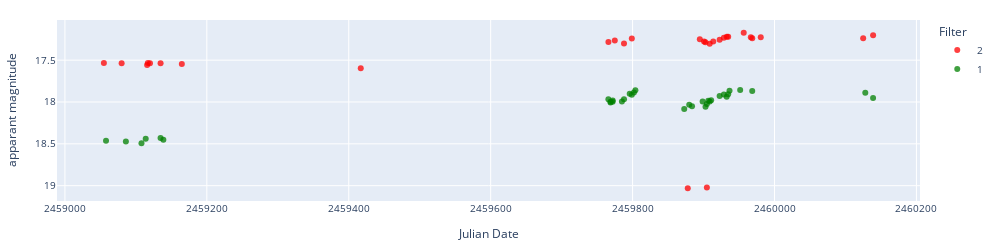
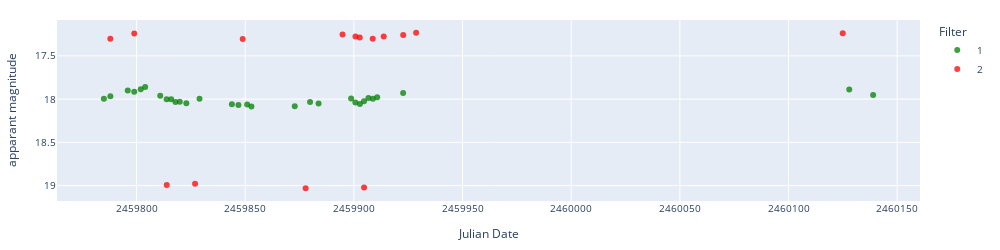
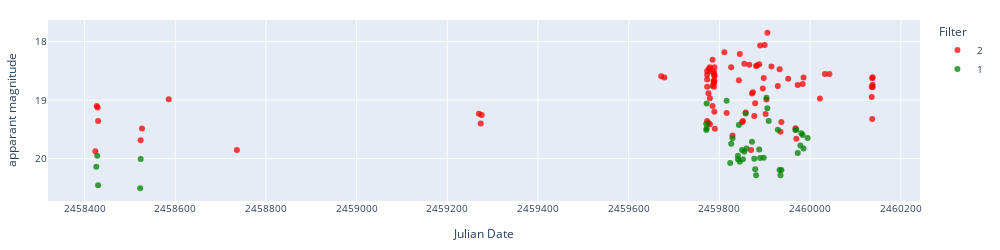
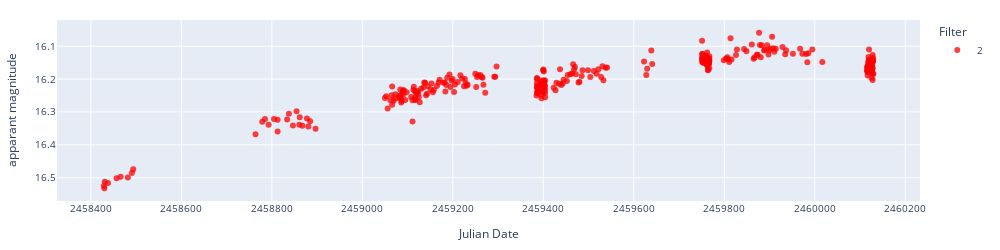

Notebook source saved alongside these figures, in order:
### Markdown cell above
### Display light curves

### Code cell
# Display light curves
final_toview = alerts_preds_aavso_Gaia.copy()
classes_in_alerts = alerts_preds_aavso_Gaia['predicted_class'].unique()
predicted_class = ['polar']
show = predicted_class
objectlist = final_toview[(final_toview['predicted_class'].isin(predicted_class))
                          & (final_toview['aavso_type'].isin(['']))
                        #   & ((final_toview['npts_g']+final_toview['npts_r'])<10)
                          ]['objectId'].to_list()
# objectlist = final_toview[(~final_toview['objectId'].isin(alerts_CVs_list)) & (final_toview['predicted_class'].isin(predicted_class))]['objectId'].to_list()
# objectlist = final_toview[(~final_toview['objectId'].isin(alerts_CVs_list)) & (final_toview['classification'].isin(['SN']))]['objectId'].to_list()
print(len(objectlist))
i = 0
for object in objectlist[0:50]:
    ra = final_toview[final_toview['objectId']==object]['ra'].values[0]
    dec = final_toview[final_toview['objectId']==object]['dec'].values[0]
    c = SkyCoord(ra=ra*u.degree, dec=dec*u.degree, frame='icrs')
    pos = c.to_string('hmsdms', sep=':')
    prediction = final_toview[final_toview["objectId"]==object]["predicted_class"].values[0]
    print('',f'{i} {object}', f'position_deg: {ra} {dec}', 
          f'position_hms_dms: {pos}',
          "~~~~~~~~~~~~~~~~~~~~~",
          f'sherlock_class: {final_toview[final_toview["objectId"]==object]["classification"].values[0]}',
      #     f'sherlock classification reliability {final_toview[final_toview["objectId"]==object]["classificationReliability"].values[0]}',
          f'sherlock separationArcsec: {final_toview[final_toview["objectId"]==object]["separationArcsec"].values[0]}',
          f'sherlock sgscore1: {final_toview[final_toview["objectId"]==object]["sgscore1"].values[0]}',
          f'sherlock major_axis_arcsec: {final_toview[final_toview["objectId"]==object]["major_axis_arcsec"].values[0]}',
          f'sherlock gminusr mean: {final_toview[final_toview["objectId"]==object]["clr_mean_x"].mean()}',
          f'sherlock last gminusr: {final_toview[final_toview["objectId"]==object]["g_minus_r"].values[0]}',
          f'sherlock catalogue name: {final_toview[final_toview["objectId"]==object]["catalogue_table_name"].values[0]}',
          "~~~~~~~~~~~~~~~~~~~~~",
          f'Gaia bp_rp: {final_toview[final_toview["objectId"]==object]["bp_rp"].values[0]}',
          f'Gaia parallax: {final_toview[final_toview["objectId"]==object]["parallax"].values[0]}',
          f'Gaia pm: {final_toview[final_toview["objectId"]==object]["pm"].values[0]}',
          "~~~~~~~~~~~~~~~~~~~~~",
          f'min_g-max_g: {final_toview[final_toview["objectId"]==object]["min_mag_g"].values[0]:.1f}-{final_toview[final_toview["objectId"]==object]["max_mag_g"].values[0]:.1f}',
          f'min_r-max_r: {final_toview[final_toview["objectId"]==object]["min_mag_r"].values[0]:.1f}-{final_toview[final_toview["objectId"]==object]["max_mag_r"].values[0]:.1f}',
          f'temporal_baseline_g: {final_toview[final_toview["objectId"]==object]["temporal_baseline_g"].values[0]:.0f}',
          f'clr mean(clr bright): {final_toview[final_toview["objectId"]==object]["clr_mean_y"].values[0]:.2f} ({final_toview[final_toview["objectId"]==object]["clr_bright"].values[0]:.2f})',
          "~~~~~~~~~~~~~~~~~~~~~",
          f'aavso_name: {final_toview[final_toview["objectId"]==object]["aavso_name"].values[0]}',
          f'aavso_type: {final_toview[final_toview["objectId"]==object]["aavso_type"].values[0]}',
          f'aavso_period: {final_toview[final_toview["objectId"]==object]["aavso_period"].values[0]}',
          "~~~~~~~~~~~~~~~~~~~~~",
          f'prediction: {prediction}',
          f'prediction_probability: {final_toview[final_toview["objectId"]==object][f"prob_{prediction}"].values[0]:.2f}',
          f'{object} & {pos} & ob & {final_toview[final_toview["objectId"]==object]["min_mag_g"].values[0]:.1f}-{final_toview[final_toview["objectId"]==object]["max_mag_g"].values[0]:.1f} & {final_toview[final_toview["objectId"]==object]["temporal_baseline_g"].values[0]:.0f} & {final_toview[final_toview["objectId"]==object]["bp_rp"].values[0]} & {final_toview[final_toview["objectId"]==object]["clr_mean_y"].values[0]:.2f} ({final_toview[final_toview["objectId"]==object]["clr_bright"].values[0]:.2f}) & {prediction} & {final_toview[final_toview["objectId"]==object][f"prob_{prediction}"].values[0]:.2f} & rating',
          sep='\n')
    i += 1
    lc_lasair = load_lasair_lc(object, path=f'../lightcurves_alerts/')
    lc_lasair_appmag = lasair_clean(lc_lasair, limit=25, magerrlim=1)

    display_lightcurve(lc_df=lc_lasair_appmag, x='jd', y='dc_mag')#, errorCol='dc_sigmag',)

### Figure 1 — Plotly figure (JSON) as saved in the notebook; plotly's stock layout.template omitted (floating-point values rounded to 4 significant figures)
{"data": [{"hovertemplate": "Filter=2<br>Julian Date=%{x}<br>apparant magnitude=%{y}<extra></extra>", "legendgroup": "2", "marker": {"color": "red", "opacity": 0.75, "symbol": "circle"}, "mode": "markers", "name": "2", "orientation": "v", "showlegend": true, "type": "scatter", "x": [2459000.0, 2459000.0, 2459000.0, 2459000.0, 2459000.0, 2459000.0, 2459000.0, 2459000.0, 2460000.0, 2460000.0, 2460000.0, 2460000.0, 2460000.0, 2460000.0, 2460000.0, 2460000.0, 2460000.0, 2460000.0, 2460000.0, 2460000.0, 2460000.0, 2460000.0, 2460000.0, 2460000.0, 2460000.0, 2460000.0, 2460000.0, 2460000.0, 2460000.0], "xaxis": "x", "y": [17.53, 17.54, 17.56, 17.53, 17.54, 17.54, 17.55, 17.6, 17.28, 17.26, 17.3, 17.24, 19.03, 17.25, 17.28, 17.29, 19.02, 17.3, 17.28, 17.26, 17.23, 17.22, 17.22, 17.17, 17.23, 17.24, 17.23, 17.24, 17.2], "yaxis": "y"}, {"hovertemplate": "Filter=1<br>Julian Date=%{x}<br>apparant magnitude=%{y}<extra></extra>", "legendgroup": "1", "marker": {"color": "green", "opacity": 0.75, "symbol": "circle"}, "mode": "markers", "name": "1", "orientation": "v", "showlegend": true, "type": "scatter", "x": [2459000.0, 2459000.0, 2459000.0, 2459000.0, 2459000.0, 2459000.0, 2460000.0, 2460000.0, 2460000.0, 2460000.0, 2460000.0, 2460000.0, 2460000.0, 2460000.0, 2460000.0, 2460000.0, 2460000.0, 2460000.0, 2460000.0, 2460000.0, 2460000.0, 2460000.0, 2460000.0, 2460000.0, 2460000.0, 2460000.0, 2460000.0, 2460000.0, 2460000.0, 2460000.0, 2460000.0, 2460000.0, 2460000.0, 2460000.0, 2460000.0], "xaxis": "x", "y": [18.46, 18.47, 18.49, 18.44, 18.43, 18.45, 17.97, 18.01, 18.0, 18.0, 17.98, 17.99, 17.97, 17.9, 17.91, 17.89, 17.86, 18.08, 18.03, 18.05, 17.99, 18.06, 18.02, 17.99, 18.0, 17.98, 17.93, 17.91, 17.94, 17.91, 17.86, 17.86, 17.87, 17.89, 17.95], "yaxis": "y"}], "layout": {"font": {"size": 10}, "height": 250, "legend": {"title": {"text": "Filter"}, "tracegroupgap": 0}, "margin": {"b": 20, "l": 20, "r": 20, "t": 20}, "width": 1000, "xaxis": {"anchor": "y", "domain": [0, 1], "tickformat": "float", "title": {"text": "Julian Date"}}, "yaxis": {"anchor": "x", "autorange": "reversed", "domain": [0, 1], "title": {"text": "apparant magnitude"}}}}

### Figure 2 — Plotly figure (JSON) as saved in the notebook; plotly's stock layout.template omitted (floating-point values rounded to 4 significant figures)
{"data": [{"hovertemplate": "Filter=1<br>Julian Date=%{x}<br>apparant magnitude=%{y}<extra></extra>", "legendgroup": "1", "marker": {"color": "green", "opacity": 0.75, "symbol": "circle"}, "mode": "markers", "name": "1", "orientation": "v", "showlegend": true, "type": "scatter", "x": [2460000.0, 2460000.0, 2460000.0, 2460000.0, 2460000.0, 2460000.0, 2460000.0, 2460000.0, 2460000.0, 2460000.0, 2460000.0, 2460000.0, 2460000.0, 2460000.0, 2460000.0, 2460000.0, 2460000.0, 2460000.0, 2460000.0, 2460000.0, 2460000.0, 2460000.0, 2460000.0, 2460000.0, 2460000.0, 2460000.0, 2460000.0, 2460000.0, 2460000.0, 2460000.0], "xaxis": "x", "y": [17.99, 17.97, 17.9, 17.91, 17.89, 17.86, 17.96, 18.0, 18.0, 18.03, 18.03, 18.05, 17.99, 18.06, 18.07, 18.06, 18.09, 18.08, 18.03, 18.05, 17.99, 18.04, 18.06, 18.02, 17.99, 18.0, 17.98, 17.93, 17.89, 17.95], "yaxis": "y"}, {"hovertemplate": "Filter=2<br>Julian Date=%{x}<br>apparant magnitude=%{y}<extra></extra>", "legendgroup": "2", "marker": {"color": "red", "opacity": 0.75, "symbol": "circle"}, "mode": "markers", "name": "2", "orientation": "v", "showlegend": true, "type": "scatter", "x": [2460000.0, 2460000.0, 2460000.0, 2460000.0, 2460000.0, 2460000.0, 2460000.0, 2460000.0, 2460000.0, 2460000.0, 2460000.0, 2460000.0, 2460000.0, 2460000.0, 2460000.0], "xaxis": "x", "y": [17.3, 17.24, 18.99, 18.98, 17.3, 19.03, 17.25, 17.28, 17.29, 19.02, 17.3, 17.28, 17.26, 17.23, 17.24], "yaxis": "y"}], "layout": {"font": {"size": 10}, "height": 250, "legend": {"title": {"text": "Filter"}, "tracegroupgap": 0}, "margin": {"b": 20, "l": 20, "r": 20, "t": 20}, "width": 1000, "xaxis": {"anchor": "y", "domain": [0, 1], "tickformat": "float", "title": {"text": "Julian Date"}}, "yaxis": {"anchor": "x", "autorange": "reversed", "domain": [0, 1], "title": {"text": "apparant magnitude"}}}}

### Figure 3 — Plotly figure (JSON) as saved in the notebook; plotly's stock layout.template omitted (floating-point values rounded to 4 significant figures)
{"data": [{"hovertemplate": "Filter=2<br>Julian Date=%{x}<br>apparant magnitude=%{y}<extra></extra>", "legendgroup": "2", "marker": {"color": "red", "opacity": 0.75, "symbol": "circle"}, "mode": "markers", "name": "2", "orientation": "v", "showlegend": true, "type": "scatter", "x": [2458000.0, 2458000.0, 2458000.0, 2458000.0, 2459000.0, 2459000.0, 2459000.0, 2459000.0, 2459000.0, 2459000.0, 2459000.0, 2460000.0, 2460000.0, 2460000.0, 2460000.0, 2460000.0, 2460000.0, 2460000.0, 2460000.0, 2460000.0, 2460000.0, 2460000.0, 2460000.0, 2460000.0, 2460000.0, 2460000.0, 2460000.0, 2460000.0, 2460000.0, 2460000.0, 2460000.0, 2460000.0, 2460000.0, 2460000.0, 2460000.0, 2460000.0, 2460000.0, 2460000.0, 2460000.0, 2460000.0, 2460000.0, 2460000.0, 2460000.0, 2460000.0, 2460000.0, 2460000.0, 2460000.0, 2460000.0, 2460000.0, 2460000.0, 2460000.0, 2460000.0, 2460000.0, 2460000.0, 2460000.0, 2460000.0, 2460000.0, 2460000.0, 2460000.0, 2460000.0, 2460000.0, 2460000.0, 2460000.0, 2460000.0, 2460000.0, 2460000.0, 2460000.0, 2460000.0, 2460000.0, 2460000.0, 2460000.0, 2460000.0, 2460000.0, 2460000.0, 2460000.0, 2460000.0, 2460000.0, 2460000.0, 2460000.0, 2460000.0, 2460000.0, 2460000.0, 2460000.0, 2460000.0, 2460000.0, 2460000.0, 2460000.0], "xaxis": "x", "y": [19.87, 19.1, 19.13, 19.36, 19.68, 19.48, 18.99, 19.85, 19.23, 19.4, 19.25, 18.59, 18.62, 19.36, 18.77, 18.65, 18.5, 18.57, 18.88, 19.39, 18.46, 18.44, 18.51, 19.41, 18.97, 19.1, 18.76, 18.31, 18.67, 18.51, 18.55, 18.7, 18.77, 18.7, 19.2, 18.58, 18.67, 18.58, 18.44, 19.49, 18.18, 19.22, 18.44, 19.6, 18.66, 18.21, 19.38, 19.36, 18.38, 19.21, 18.4, 19.85, 18.89, 18.87, 19.27, 19.05, 18.42, 18.41, 18.39, 18.07, 18.8, 18.62, 18.06, 19.24, 18.99, 17.85, 18.42, 18.76, 18.48, 19.54, 19.37, 18.63, 19.48, 19.66, 18.74, 18.72, 18.61, 18.97, 18.56, 18.55, 18.95, 18.77, 18.63, 19.32, 18.61, 18.74, 18.78], "yaxis": "y"}, {"hovertemplate": "Filter=1<br>Julian Date=%{x}<br>apparant magnitude=%{y}<extra></extra>", "legendgroup": "1", "marker": {"color": "green", "opacity": 0.75, "symbol": "circle"}, "mode": "markers", "name": "1", "orientation": "v", "showlegend": true, "type": "scatter", "x": [2458000.0, 2458000.0, 2458000.0, 2459000.0, 2459000.0, 2460000.0, 2460000.0, 2460000.0, 2460000.0, 2460000.0, 2460000.0, 2460000.0, 2460000.0, 2460000.0, 2460000.0, 2460000.0, 2460000.0, 2460000.0, 2460000.0, 2460000.0, 2460000.0, 2460000.0, 2460000.0, 2460000.0, 2460000.0, 2460000.0, 2460000.0, 2460000.0, 2460000.0, 2460000.0, 2460000.0, 2460000.0, 2460000.0, 2460000.0, 2460000.0, 2460000.0, 2460000.0, 2460000.0, 2460000.0, 2460000.0, 2460000.0, 2460000.0, 2460000.0, 2460000.0], "xaxis": "x", "y": [20.14, 19.95, 20.45, 20.5, 20.0, 19.51, 19.4, 19.48, 19.06, 19.01, 20.07, 19.74, 19.65, 19.95, 20.01, 19.42, 20.05, 19.85, 20.01, 19.88, 19.23, 19.82, 19.71, 20.0, 20.18, 20.28, 19.84, 19.99, 19.98, 18.96, 19.14, 19.36, 19.51, 20.19, 20.28, 20.19, 19.51, 19.5, 19.9, 19.78, 19.57, 19.6, 19.83, 19.65], "yaxis": "y"}], "layout": {"font": {"size": 10}, "height": 250, "legend": {"title": {"text": "Filter"}, "tracegroupgap": 0}, "margin": {"b": 20, "l": 20, "r": 20, "t": 20}, "width": 1000, "xaxis": {"anchor": "y", "domain": [0, 1], "tickformat": "float", "title": {"text": "Julian Date"}}, "yaxis": {"anchor": "x", "autorange": "reversed", "domain": [0, 1], "title": {"text": "apparant magnitude"}}}}

### Figure 4 — Plotly figure (JSON) as saved in the notebook; plotly's stock layout.template omitted (floating-point values rounded to 4 significant figures; data arrays with more than 128 entries replaced by an {"elided": "..."} marker saying what was removed)
{"data": [{"hovertemplate": "Filter=2<br>Julian Date=%{x}<br>apparant magnitude=%{y}<extra></extra>", "legendgroup": "2", "marker": {"color": "red", "opacity": 0.75, "symbol": "circle"}, "mode": "markers", "name": "2", "orientation": "v", "showlegend": true, "type": "scatter", "x": {"elided": "325 float values"}, "xaxis": "x", "y": {"elided": "325 float values"}, "yaxis": "y"}], "layout": {"font": {"size": 10}, "height": 250, "legend": {"title": {"text": "Filter"}, "tracegroupgap": 0}, "margin": {"b": 20, "l": 20, "r": 20, "t": 20}, "width": 1000, "xaxis": {"anchor": "y", "domain": [0, 1], "tickformat": "float", "title": {"text": "Julian Date"}}, "yaxis": {"anchor": "x", "autorange": "reversed", "domain": [0, 1], "title": {"text": "apparant magnitude"}}}}
